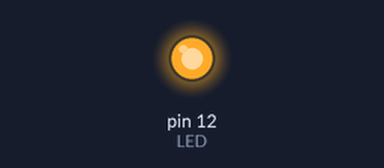
This sketch was run on a simulated Arduino Uno, built with avr-gcc and run on an emulated ATmega328P. On the bench: output pins drawn as LEDs (lit = HIGH). What the sketch prints to the serial monitor is not drawn.

Above: at 0.1 s.
At 5.1 s:
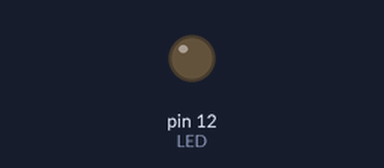
Timing chart, 0 to 6.6 s (numbered marks = the images above):
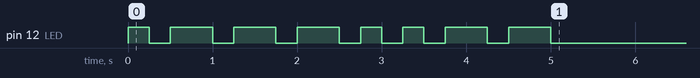

The sketch:

sketch_jun23a.ino
```cpp
int LED = 12;

void setup() {

  Serial.begin(9600); // for print log data
  pinMode(LED, OUTPUT);

  //TEST
  //   sendOneSignal();
  //   sendBreakSignal();
  //   sendZeroSignal();
  //   sendBreakSignal();
  //   sendOneSignal();
  //   sendBreakSignal();
  //   sendZeroSignal();
  //   sendBreakSignal();

  sendText();
}

void loop() {
}

void sendOneSignal() {
  digitalWrite(LED, HIGH);
  double _delay = 500;
  delay(_delay);
}

void sendZeroSignal() {
  digitalWrite(LED, HIGH);
  double _delay = 250;
  delay(_delay);
}

void sendBreakSignal() {
  digitalWrite(LED, LOW);
  double _delay = 250;
  delay(_delay);
}

void sendText() {

  String myText = "s";//"shins";
  Serial.println(myText);
  //sendStartSignal();
  //sendBreakSignal();

  for (int i = 0; i < myText.length(); i++) {
    char myChar = myText.charAt(i);
    //Serial.println(myChar);

    for (int i = 7; i >= 0; i--) {
      byte bytes = bitRead(myChar, i);
      Serial.print(bytes, BIN);

      if (bytes == 1) {
        sendOneSignal();
        sendBreakSignal();
      } else {
        sendZeroSignal();
        sendBreakSignal();
      }
    }

    Serial.print(" ");
  }
}
```
